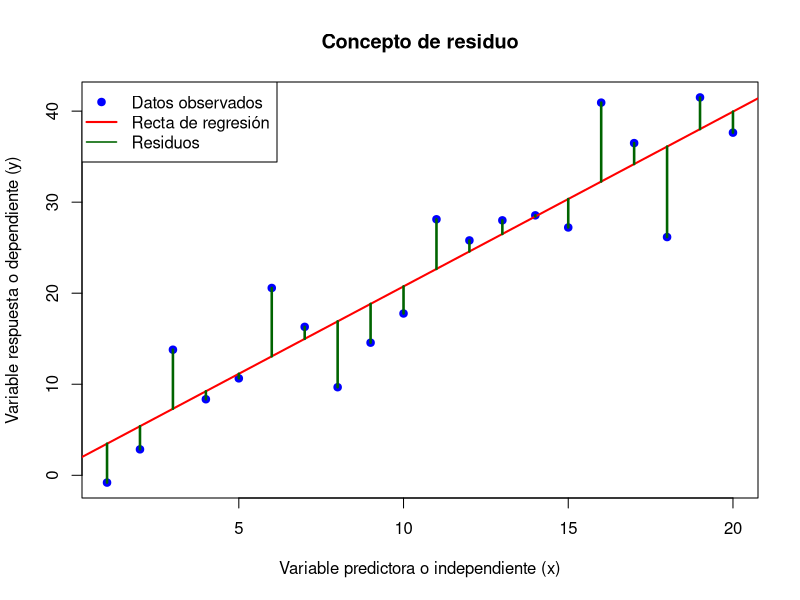
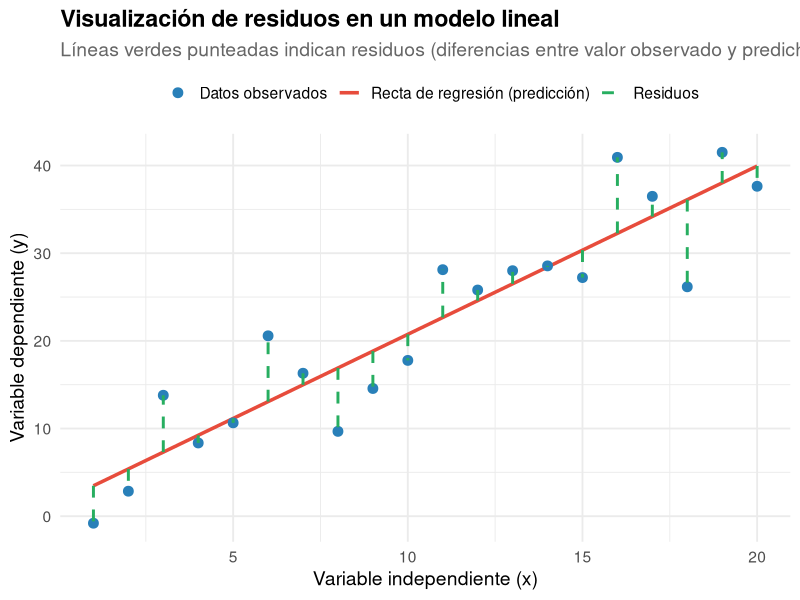
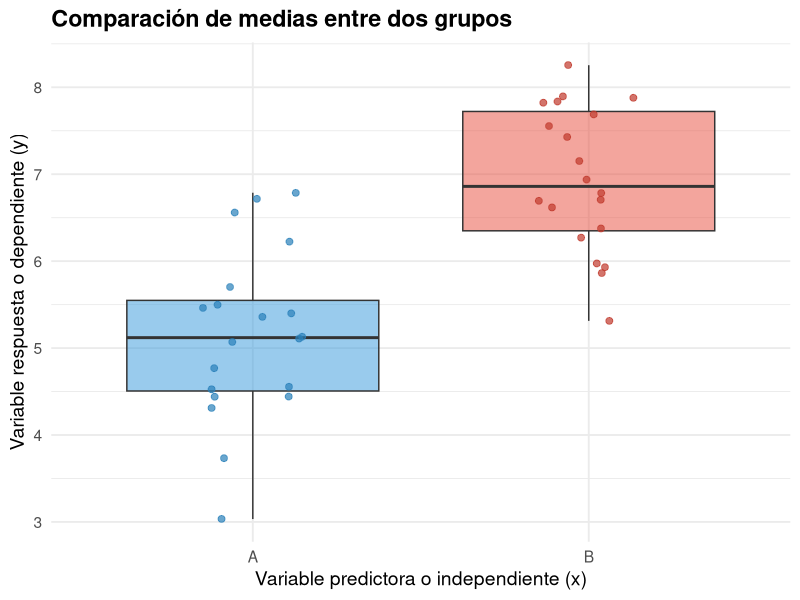

Reproduce these figures in R, in order.
# Datos de ejemplo
set.seed(123)
x <- 1:20
y <- 2 * x + rnorm(20, mean = 0, sd = 5)  # y con algo de ruido

# Modelo lineal
modelo <- lm(y ~ x)

# Predicciones
y_pred <- predict(modelo)

# Gráfico
plot(x, y, main = "Concepto de residuo", pch = 19, col = "blue",
     xlab = "Variable predictora o independiente (x)", ylab = "Variable respuesta o dependiente (y)")
abline(modelo, col = "red", lwd = 2)  # Línea de regresión

# Añadir residuos como líneas verticales
segments(x0 = x, y0 = y, x1 = x, y1 = y_pred, col = "darkgreen", lwd = 2.5)

# Opcional: leyenda
legend("topleft", legend = c("Datos observados", "Recta de regresión", "Residuos"),
       col = c("blue", "red", "darkgreen"), pch = c(19, NA, NA), 
       lty = c(NA, 1, 1), lwd = c(NA, 2, 1.5))



library(ggplot2)
library(dplyr)

# Datos de ejemplo
set.seed(123)
x <- 1:20
y <- 2 * x + rnorm(20, mean = 0, sd = 5)
datos <- data.frame(x = x, y = y)

# Ajustar modelo
modelo <- lm(y ~ x, data = datos)

# Agregar predicciones y residuos
datos <- datos %>%
  mutate(pred = predict(modelo),
         residuo = y - pred)

# Crear gráfico con leyenda
ggplot(datos, aes(x = x, y = y)) +
  # Línea de regresión
  geom_smooth(aes(color = "Recta de regresión (predicción)"), method = "lm", se = FALSE, size = 1.2) +
  
  # Puntos observados
  geom_point(aes(color = "Datos observados"), size = 3) +
  
  # Residuos
  geom_segment(aes(xend = x, y = pred, yend = y, color = "Residuos"),
               linetype = "dashed", linewidth = 1) +
  
  # Escala de colores manual para controlar los colores y el orden de la leyenda
  scale_color_manual(
    name = " ",
    values = c("Datos observados" = "#2980B9",
               "Recta de regresión (predicción)" = "#E74C3C",
               "Residuos" = "#27AE60"
               )
  ) +
  
  # Tema y etiquetas
  theme_minimal(base_size = 14) +
  labs(
    title = "Visualización de residuos en un modelo lineal",
    subtitle = "Líneas verdes punteadas indican residuos (diferencias entre valor observado y predicho)",
    x = "Variable independiente (x)",
    y = "Variable dependiente (y)"
  ) +
  theme(
    plot.title = element_text(face = "bold"),
    plot.subtitle = element_text(color = "gray40"),
    legend.position = "top",
    legend.title = element_text(face = "bold")
  )

library(ggplot2)

# Datos de ejemplo: dos grupos con diferente media
set.seed(123)
grupo <- rep(c("A", "B"), each = 20)
valor <- c(rnorm(20, mean = 5, sd = 1), rnorm(20, mean = 7, sd = 1))
datos <- data.frame(grupo = grupo, valor = valor)

# Crear gráfico
ggplot(datos, aes(x = grupo, y = valor, fill = grupo)) +
  # Boxplot
  geom_boxplot(alpha = 0.5, outlier.shape = NA) +
  
  # Puntos individuales
  geom_jitter(aes(color = grupo), width = 0.15, size = 2, alpha = 0.7) +
  
  # Media de cada grupo (como línea gruesa horizontal)
  #stat_summary(fun = mean, geom = "crossbar", width = 0.5, fatten = 2, color = "black") +
  
  # Estilo del gráfico
  scale_fill_manual(values = c("A" = "#3498DB", "B" = "#E74C3C")) +
  scale_color_manual(values = c("A" = "#2980B9", "B" = "#C0392B")) +
  
  theme_minimal(base_size = 14) +
  labs(
    title = "Comparación de medias entre dos grupos",
    #subtitle = "Boxplot con observaciones individuales y medias destacadas",
    x = "Variable predictora o independiente (x)",
    y = "Variable respuesta o dependiente (y)"
  ) +
  theme(
    plot.title = element_text(face = "bold"),
    legend.position = "none"
  )

